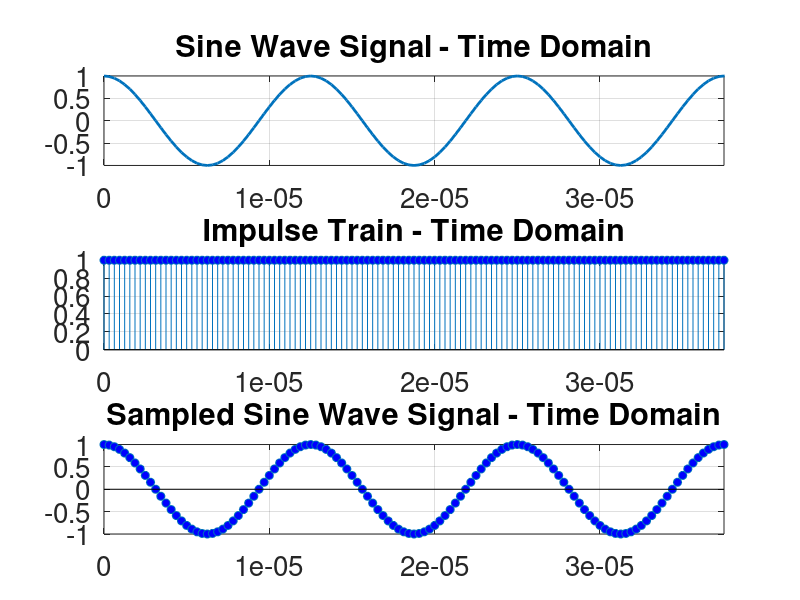
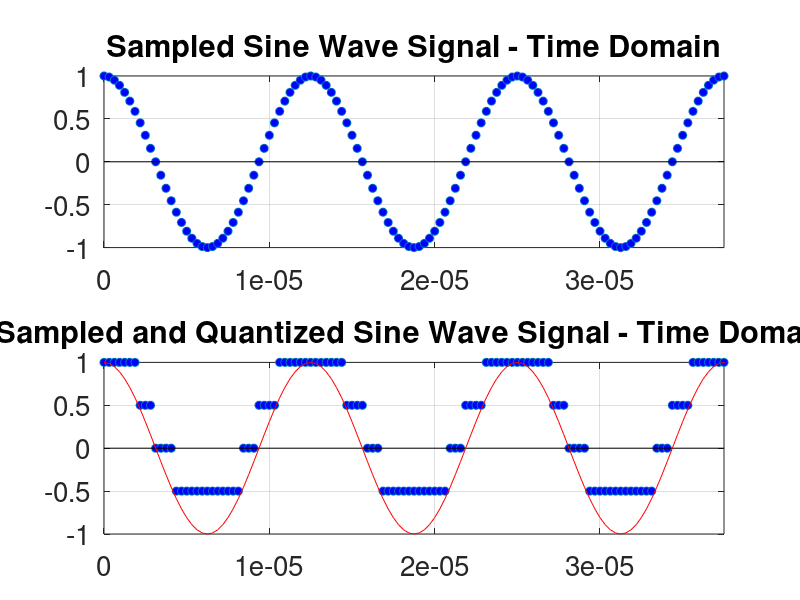
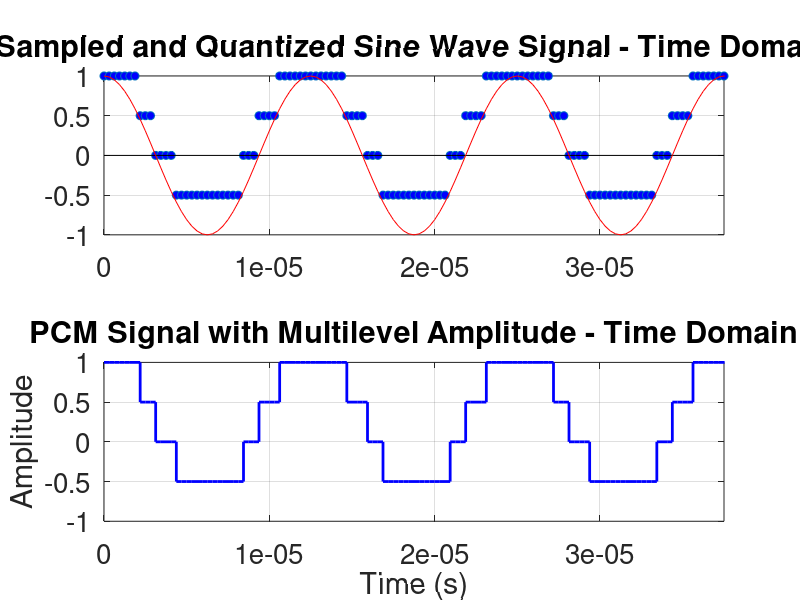

The MATLAB source for these figures, in order:
close all; clear all; clc;
pkg load signal;

% Change the font size in the plots to 15
set(0, 'DefaultAxesFontSize', 20);

% Defining the base signal amplitude.
A_signal = 1;

% Defining the frequency for the base signal
f_signal = 80000;

% Defining the period and frequency of sampling:
fs = 40*f_signal;
Ts = 1/fs;
T = 1/f_signal;

% Defining the signal period.
t_initial = 0;
t_final = 0.01;

% "t" vector, corresponding to the time period of analysis, in the time domain.
t = [t_initial:Ts:t_final];

signal = A_signal*cos(2*pi*f_signal*t);

% Creating an impulse train with a period of 2T
impulse_train = zeros(size(t));
impulse_train(mod(t, 1/fs) == 0) = 1;

signal_sampled = signal .* impulse_train;

figure(1)
subplot(311)
plot(t,signal, 'LineWidth', 2)
grid on;
xlim([0 3*T])
title('Sine Wave Signal - Time Domain')

subplot(312)
stem(t,impulse_train, 'MarkerFaceColor', 'b')
grid on;
xlim([0 3*T])
title('Impulse Train - Time Domain')

subplot(313)
stem(t,signal_sampled, 'LineStyle','none', 'MarkerFaceColor', 'b')
grid on;
xlim([0 3*T])
title('Sampled Sine Wave Signal - Time Domain')

% Desired number of levels (excluding 0)
n=2;
num_levels = 2^n;

% Generating quantization levels automatically
levels = linspace(-1, 1, num_levels+1);
levels = levels(2:end); % Remove the first element (zero)

% Quantization
quantized_signal = zeros(size(signal_sampled));
for i = 1:length(signal_sampled)
    for j = 1:length(levels)
        if signal_sampled(i) <= levels(j)
            quantized_signal(i) = levels(j);
            break;
        end
    end
end

figure(2)
subplot(211)
stem(t,signal_sampled, 'LineStyle','none', 'MarkerFaceColor', 'b')
grid on;
xlim([0 3*T])
title('Sampled Sine Wave Signal - Time Domain')

subplot(212)
stem(t,quantized_signal, 'LineStyle','none', 'MarkerFaceColor', 'b')
xlim([0 3*T])
hold on; 
plot(t,signal, 'r')
xlim([0 3*T])
grid on;
title('Sampled and Quantized Sine Wave Signal - Time Domain')

% Converting quantized values to binary:
binary_signal = dec2bin((quantized_signal + 1) * (2^(n-1)), n);

% Defining amplitudes for each binary value
amplitudes = linspace(-1, 1, 2^n + 1);

% Mapping binary values to amplitudes
pcm_signal = zeros(size(binary_signal, 1), 1);
for i = 1:size(binary_signal, 1)
    bin_str = binary_signal(i, :);
    bin_value = bin2dec(bin_str);
    pcm_signal(i) = amplitudes(bin_value + 1); % Add 1 to compensate for MATLAB's 0-based indexing
end

% Defining the time vector for the PCM signal
t_pcm = [t_initial:Ts:t_final];

figure(3)
subplot(211)
stem(t,quantized_signal, 'LineStyle','none', 'MarkerFaceColor', 'b')
xlim([0 3*T])
hold on; 
plot(t,signal, 'r')
xlim([0 3*T])
grid on;
title('Sampled and Quantized Sine Wave Signal - Time Domain')

subplot(212)
stairs(t_pcm, pcm_signal, 'b', 'LineWidth', 2);
xlim([0 3*T])
xlabel('Time (s)');
ylabel('Amplitude');
title('PCM Signal with Multilevel Amplitude - Time Domain');
grid on;
